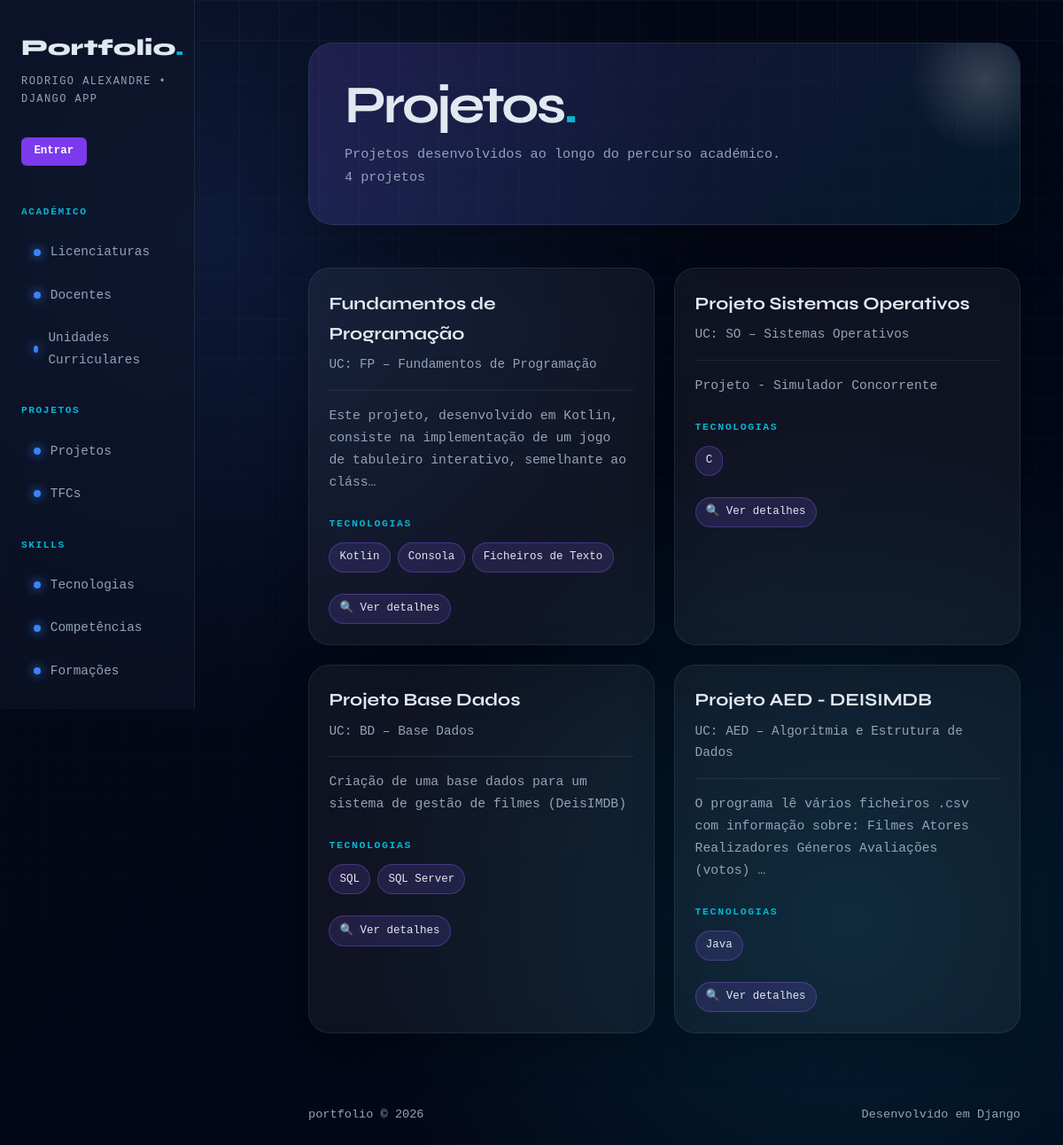
Page /portfolio/projetos/ on the committed database.
### portfolio/models.py (models this page shows, shortened)
class Projeto(models.Model):
    titulo = models.CharField(max_length=200)
    descricao = models.TextField()
    conceitos_aplicados = models.TextField(blank=True)
    url_github = models.URLField(blank=True)
    data_inicio = models.DateField(null=True, blank=True)
    data_fim = models.DateField(null=True, blank=True)
    foto = models.ImageField(upload_to="projetos/", blank=True, null=True)
    video = models.URLField(blank=True, null=True)
    uc = models.ForeignKey(
        UnidadeCurricular,
        on_delete=models.CASCADE,
        related_name="projetos"
    )
    tecnologias = models.ManyToManyField(
        Tecnologia, blank=True, related_name="projetos"
    )
    class Meta:
        verbose_name_plural = "Projetos"

class UnidadeCurricular(models.Model):
    nome = models.CharField(max_length=200)
    sigla = models.CharField(max_length=20, blank=True)
    ano_curricular = models.IntegerField()
    semestre = models.IntegerField()
    ects = models.IntegerField()
    apresentacao = models.TextField(blank=True)
    codigo_curso = models.IntegerField(null=True, blank=True)
    codigo_uc = models.IntegerField(null=True, blank=True)
    licenciatura = models.ForeignKey(
        Licenciatura, on_delete=models.CASCADE, related_name="ucs"
    )
    docentes = models.ManyToManyField(
        Docente, blank=True, related_name="ucs"
    )
    objetivos = models.TextField(blank=True)
    programa = models.TextField(blank=True)
    metodologia = models.TextField(blank=True)
    bibliografia = models.TextField(blank=True)
    natureza = models.CharField(max_length=50, blank=True)
    class Meta:
        verbose_name_plural = "Unidades Curriculares"

class Tecnologia(models.Model):
    nome = models.CharField(max_length=100)
    descricao = models.TextField(blank=True)
    categoria = models.CharField(max_length=100)
    logo = models.ImageField(upload_to="tecnologias/", blank=True, null=True)
    url = models.URLField(blank=True)
    interesse = models.IntegerField(null=True, blank=True)
    class Meta:
        verbose_name_plural = "Tecnologias"

### portfolio/views.py (the view)
# urls.py: path('projetos/', views.projetos_view, name='projetos'),
def projetos_view(request):
    projetos = Projeto.objects.select_related('uc').prefetch_related('tecnologias').all()
    return render(request, 'portfolio/projetos.html', {'projetos': projetos})

### accounts/templatetags/auth_extras.py (called while the page is built)
@register.filter
def in_group(user, group_name):
    if not user.is_authenticated:
        return False
    return user.groups.filter(name=group_name).exists()

### portfolio/templates/portfolio/projetos.html (shortened to what this page needs)
{% extends "portfolio/base.html" %}
{% load auth_extras %}
{% block content %}
<div class="page-header">
    <div>
        <h2>Projetos<span>.</span></h2>
        <p>Projetos desenvolvidos ao longo do percurso académico.</p>
    </div>
    <span class="page-count">{{ projetos|length }} projetos</span>
</div>
<section class="grid">
    {% for projeto in projetos %}
    <article class="card">
       <header>
    <h3>
        <a href="{% url 'projeto_detail' projeto.id %}" style="color: inherit; text-decoration: none;">
            {{ projeto.titulo }}
        </a>
    </h3>
    <p>
        UC:
        {% if projeto.uc %}
            {{ projeto.uc.sigla }} – {{ projeto.uc.nome }}
        {% else %}
            Sem UC associada
        {% endif %}
    </p>
</header>
        <section>
            {% if projeto.descricao %}
                <p>{{ projeto.descricao|truncatechars:120 }}</p>
                <br>
            {% endif %}
            <h4>Tecnologias</h4>
            <ul class="tag-list">
                {% for tec in projeto.tecnologias.all %}
                    <li>{{ tec.nome }}</li>
                {% empty %}
                    <li>Sem tecnologias</li>
                {% endfor %}
            </ul>
            <br>
            <a href="{% url 'projeto_detail' projeto.id %}" class="badge" style="text-decoration:none;">
                🔍 Ver detalhes
            </a>
        </section>
    </article>
    {% endfor %}
</section>
{% endblock %}

### portfolio/static/portfolio/styles.css (style rules this page uses)
* { margin: 0; padding: 0; box-sizing: border-box; }
:root { --bg: #050816; --surface: rgba(15, 23, 42, 0.7); --border: rgba(255, 255, 255, 0.08); --accent: #3b82f6; --accent2: #06b6d4; --text: #e2e8f0; --muted: #94a3b8; --card: rgba(255, 255, 255, 0.05); }
html { scroll-behavior: smooth; }
body { background: radial-gradient(circle at 20% 20%, rgba(59,130,246,0.15), transparent 40%), radial-gradient(circle at 80% 80%, rgba(6,182,212,0.15), transparent 40%), linear-gradient(135deg, #050816, #020617); color: var(--text); font-family: 'DM Mono', monospace; font-size: 14px; line-height: 1.7; min-height: 100vh; }
body::before { content: ""; position: fixed; inset: 0; background-image: linear-gradient(rgba(255,255,255,0.03) 1px, transparent 1px), linear-gradient(90deg, rgba(255,255,255,0.03) 1px, transparent 1px); background-size: 45px 45px; pointer-events: none; mask-image: linear-gradient(to bottom, black, transparent); }
.page-header { position: relative; margin-bottom: 3rem; padding: 2.5rem; border-radius: 28px; background: linear-gradient(135deg, rgba(139,92,246,0.18), rgba(6,182,212,0.10)); border: 1px solid var(--border); box-shadow: 0 25px 70px rgba(0,0,0,0.30); overflow: hidden; }
.page-header::after { content: ""; position: absolute; width: 180px; height: 180px; right: -50px; top: -50px; background: radial-gradient(circle, rgba(255,255,255,0.18), transparent 65%); border-radius: 50%; }
.page-header h2 { font-family: 'Syne', sans-serif; font-size: clamp(2rem, 5vw, 4rem); line-height: 1; letter-spacing: -0.05em; margin-bottom: 0.8rem; }
.page-header h2 span { color: var(--accent2); }
.page-header p, .page-count { color: var(--muted); font-size: 0.95rem; }
section.grid { display: grid; grid-template-columns: repeat(auto-fit, minmax(280px, 1fr)); gap: 1.4rem; }
article.card { position: relative; padding: 1.4rem; background: var(--card); border: 1px solid var(--border); border-radius: 24px; backdrop-filter: blur(14px); box-shadow: 0 18px 45px rgba(0,0,0,0.25); overflow: hidden; transition: 0.25s ease; animation: fadeUp 0.5s ease both; }
article.card::before { content: ""; position: absolute; inset: 0; background: linear-gradient(135deg, rgba(139,92,246,0.18), transparent 45%); opacity: 0; transition: 0.25s ease; }
article.card > * { position: relative; z-index: 1; }
article.card header { border-bottom: 1px solid var(--border); padding-bottom: 1rem; margin-bottom: 1rem; }
article.card header h3 { font-family: 'Syne', sans-serif; font-size: 1.25rem; margin-bottom: 0.35rem; }
article.card header p { color: var(--muted); font-size: 0.9rem; }
article.card section h4 { color: var(--accent2); font-size: 0.72rem; text-transform: uppercase; letter-spacing: 0.14em; margin-bottom: 0.7rem; }
article.card section p { color: var(--muted); font-size: 0.92rem; line-height: 1.7; }
ul.tag-list { list-style: none; display: flex; flex-wrap: wrap; gap: 0.5rem; }
ul.tag-list li, .badge { display: inline-block; padding: 0.35rem 0.7rem; border-radius: 999px; background: rgba(139,92,246,0.16); color: var(--text); border: 1px solid rgba(139,92,246,0.35); font-size: 0.78rem; }

### rows in the picture
Projeto: titulo "Fundamentos de Programação", uc.sigla "FP", uc.nome "Fundamentos de Programação", descricao "Este projeto, desenvolvido em Kotlin, consiste na implementação de um jogo de tabuleiro interativo, semelhante ao cláss…"
Tecnologia: nome "Kotlin"
Tecnologia: nome "Consola"
Tecnologia: nome "Ficheiros de Texto"
Projeto: titulo "Projeto Sistemas Operativos", uc.sigla "SO", uc.nome "Sistemas Operativos", descricao "Projeto - Simulador Concorrente"
Tecnologia: nome "C"
Projeto: titulo "Projeto Base Dados", uc.sigla "BD", uc.nome "Base Dados", descricao "Criação de uma base dados para um sistema de gestão de filmes (DeisIMDB)"
Tecnologia: nome "SQL"
Tecnologia: nome "SQL Server"
Projeto: titulo "Projeto AED - DEISIMDB", uc.sigla "AED", uc.nome "Algoritmia e Estrutura de Dados", descricao "O programa lê vários ficheiros .csv com informação sobre: Filmes Atores Realizadores Géneros Avaliações (votos) …"
Tecnologia: nome "Java"

### other values in the picture
{{ projetos|length }} "4"
